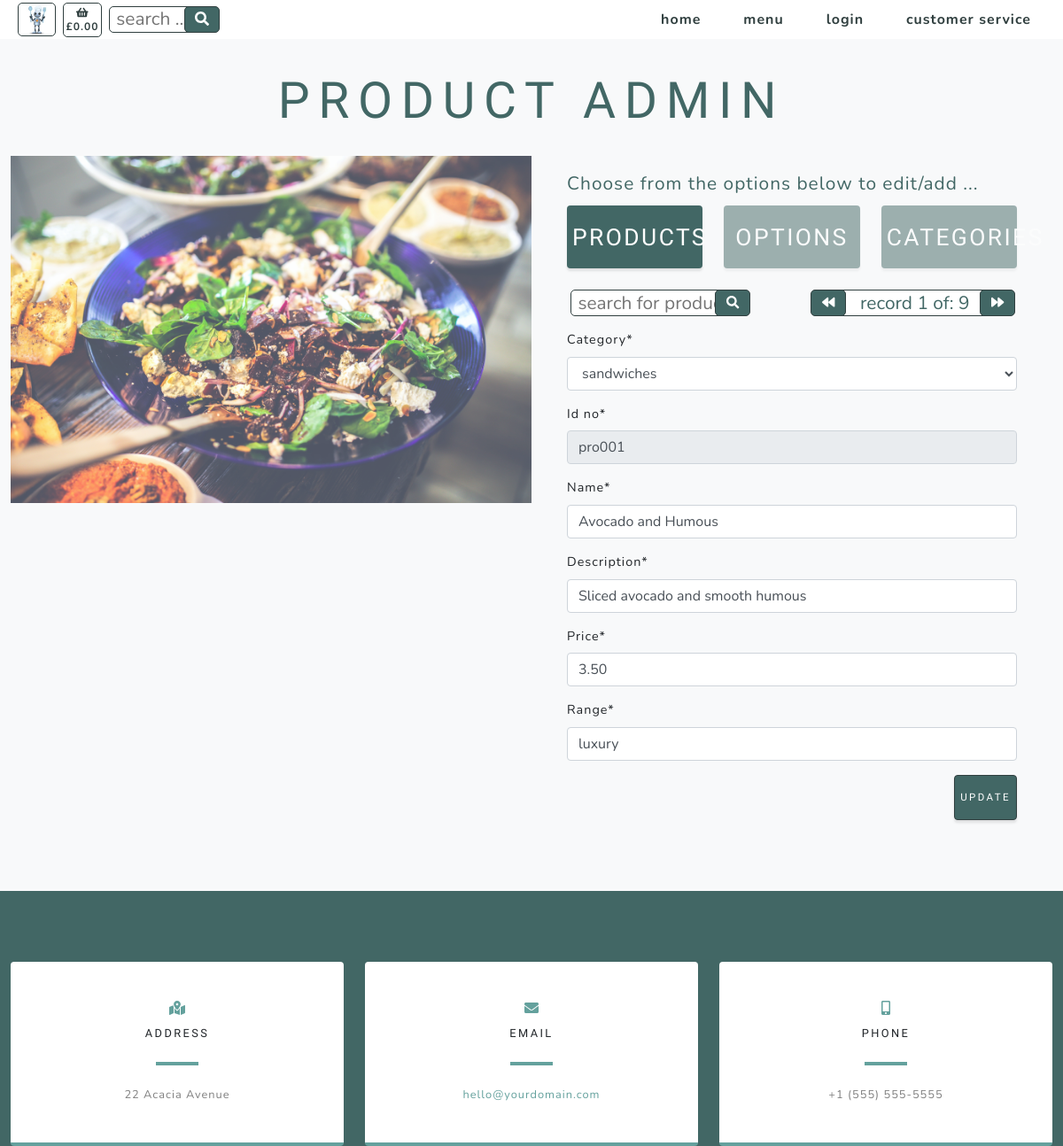
/products/product_admin/?dataset=products, run on the app's committed database.
### products/models.py (models this page shows, shortened)
class Product(models.Model):
    category = models.ForeignKey('Category', null=True,
                                 on_delete=models.SET_NULL)
    id_no = models.CharField(max_length=254, null=True)
    name = models.CharField(max_length=254)
    description = models.CharField(max_length=254)
    price = models.DecimalField(max_digits=6, decimal_places=2)
    range = models.CharField(max_length=254, null=True)

class Category(models.Model):
    class Meta:
        verbose_name_plural = 'Categories'
    name = models.CharField(max_length=254)
    id_no = models.CharField(max_length=254, null=True)
    friendly_name = models.CharField(max_length=254, null=True, blank=True)
    image = models.ImageField(null=True, blank=True)
    def __str__(self):
        return self.name

### products/views.py (the view, shortened to what this page needs)
# urls.py: path('product_admin/', views.product_admin, name='product_admin'),
def product_admin(request):
    """ reset all variables to handle errors """
    form = ""
    dataset = ""
    return_query_length = ""
    """ get information from form and/or request """
    if request.GET:
        if 'dataset' in request.GET:
            dataset = request.GET['dataset']
            """ determine dataset to return """
            if dataset == 'products':
                return_query = Product.objects.all().first()
                return_query_length = Product.objects.all().count()
                form = ProductAdminForm(instance=return_query)
            elif dataset == 'options':
                return_query = Options.objects.all().first()
                return_query_length = Options.objects.all().count()
                form = OptionsAdminForm(instance=return_query)
            elif dataset == 'categories':
                return_query = Category.objects.all().first()
                return_query_length = Category.objects.all().count()
                form = CategoryAdminForm(instance=return_query)
        """ get information from search form """
    else:
        """ default to products in case of error """
        return_query = Category.objects.all().first()
        form = CategoryAdminForm(instance=return_query)
    context = {
            'form': form,
            'dataset': dataset,
            'return_query_length': return_query_length
        }
    return render(request, 'products/product_admin.html', context)

### products/forms.py
class ProductAdminForm(forms.ModelForm):
    class Meta:
        model = Product
        exclude = ('pk',)
    def __init__(self, *args, **kwargs):
        super().__init__(*args, **kwargs)
        self.fields['id_no'].widget.attrs['readonly'] = True
        placeholders = {
            'default_category': 'category',
            'default_sku': 'sku',
            'default_name': 'name',
            'default_description': 'description',
            'default_price': 'price',
            'default_range': 'range',
        }

### basket/contexts.py (called while the page is built)
def basket_context(request):
    cookie_key = settings.COOKIE_KEY
    try:
        cookie = request.COOKIES[cookie_key]
        basket_total = Basket.objects.filter(cookie=cookie).aggregate(Sum('total_price'))
        if basket_total['total_price__sum'] is None:
            basket_total = ""
    except KeyError:
        basket_total = ""
        cookie = 99999999
    context = {
            'cookie': cookie,
            'cookie_key': cookie_key,
            'basket_total': basket_total,
        }
    return context

### products/templates/products/product_admin.html (shortened to what this page needs)
{% extends "base.html" %}
{% load static %}
{% block content %}
    <section class="products-section bg-light" id="products">
        <div class="container">
            <div class="row justify-content-center no-gutters">
                <div class="col-xl-12">
                    <h1 class="product-text-one mx-auto text-uppercase text-center flex-margin-b text-blue">Product Admin</h1>
                </div>
                <div class="col-xl-6">
                    {% if dataset == "categories" %}
                        {% if form.image.value %}
                            <img class="img-fluid image-80" src="/media/{{ form.image.value }}" alt="{{ form.name.value }} image" />
                        {% else %}
                            <img class="img-fluid image-80" src="/media/assets/img/noimage.png" alt="no image stored" />
                        {% endif %}
                    {% else %}
                        <img class="img-fluid image-80" src="/media/assets/img/pexels-kaboompics-com-5928.jpg" alt="salad bowl" />
                    {% endif %}
                </div>
                <div class="col-xl-6">
                    <div class="text-center h-100 project">
                        <div class="d-flex h-100">
                            <div class="product-container w-100 mt-0 text-center text-xl-left">
                                <div class="text-blue text-xs mb-2">
                                    Choose from the options below to edit/add ...
                                </div>
                                <div class="row mb-2">
                                    {% if dataset == "products" %}
                                        <div class="col-4">
                                            <a class="product-selected masthead-button btn btn-primary js-scroll-trigger"
                                                href="{% url 'product_admin' %}?dataset=products">
                                                Products</a>
                                        </div>
                                    {% else %}
                                        <div class="col-4">
                                            <a class="product-unselected masthead-button btn btn-primary js-scroll-trigger"
                                                href="{% url 'product_admin' %}?dataset=products">
                                                Products</a>
                                        </div>
                                    {% endif %}
                                    {% if dataset == "options" %}
                                        <div class="col-4">
                                            <a class="product-selected masthead-button btn btn-primary js-scroll-trigger"
                                                href="{% url 'product_admin' %}?dataset=options">
                                                Options</a>
                                        </div>
                                    {% else %}
                                        <div class="col-4">
                                            <a class="product-unselected masthead-button btn btn-primary js-scroll-trigger"
                                                href="{% url 'product_admin' %}?dataset=options">
                                                Options</a>
                                        </div>
                                    {% endif %}
                                    {% if dataset == "categories" %}
                                        <div class="col-4">
                                            <a class="product-selected masthead-button btn btn-primary js-scroll-trigger"
                                                href="{% url 'product_admin' %}?dataset=categories">
                                                Categories</a>
                                        </div>
                                    {% else %}
                                        <div class="col-4">
                                            <a class="product-unselected masthead-button btn btn-primary js-scroll-trigger"
                                                href="{% url 'product_admin' %}?dataset=categories">
                                                categories</a>
                                        </div>
                                    {% endif %}
                                </div>
                                <div class="row">
                                    <div class="col-12 col-lg-5 justify-content-center p-0 ml-lg-n2 pl-xl-4">
                                        <div class="product-search-container mx-auto">
                                            <div class="d-inline">
                                                <form class="ml-n4 ml-lg-0" action="{% url 'product_admin' %}" method="GET">
                                                    <input class="product-search-input text-blue text-xs" type="text" name="product_search" id="product_search" placeholder=" search for {{ dataset }}...">
                                                    <button class="search-button text-center" type="submit">
                                                            <i class="fas fa-search"></i>
                                                    </button>
                                                </form>
                                            </div>
                                        </div>
                                    </div>
                                    <div class="d-none d-lg-inline col-lg-2"></div>
                                    <div class="col-12 col-lg-5 justify-content-center p-0">
                                        <div class="product-search-container mx-auto">
                                            <div class="d-inline">
                                                <button class="search-button text-center" type="submit">
                                                        <i class="fas fa-backward"></i>
                                                </button>
                                            </div>
                                            <div class="d-inline">
                                                {% if return_query_length != 0 %}
                                                    <input class="product-search-input text-blue text-xs text-center" type="text" name="product_query_length" id="product_query_length"
                                                    value=" record 1 of: {{ return_query_length }}">
                                                {% else %}
                                                    <input class="product-search-input text-blue text-xs text-center" type="text" name="no_product_query_length" id="no_product_query_length"
                                                    value=" no records found">
                                                {% endif %}
                                            </div>
                                            <div class="d-inline">
                                                <button class="search-button text-center ml-n4" type="submit">
                                                        <i class="fas fa-forward"></i>
                                                </button>
                                            </div>
                                        </div>
                                    </div>
                                </div>
                                <div class="row">
                                    <div class="col-12">
                                        <form class="mt-3" action="{% url 'update_product' form.id_no.value %}" method="POST" enctype="multipart/form-data" id="product-update-form">
                                            {{ form|crispy }}
                                            <button class="border-solid masthead-button btn btn-primary js-scroll-trigger float-right">Update</button>
                                        </form>
                                    </div>
                                </div>
                            </div>
                        </div>
                    </div>
                </div>
            </div>
        </div>
    </section>
{% include 'products/includes/contact.html' %}
{% endblock %}

### data on the page
Product: category "sandwiches", id_no "pro001", description "Sliced avocado and smooth humous", price "3.50", range "luxury"
Category: name "Avocado and Humous"
